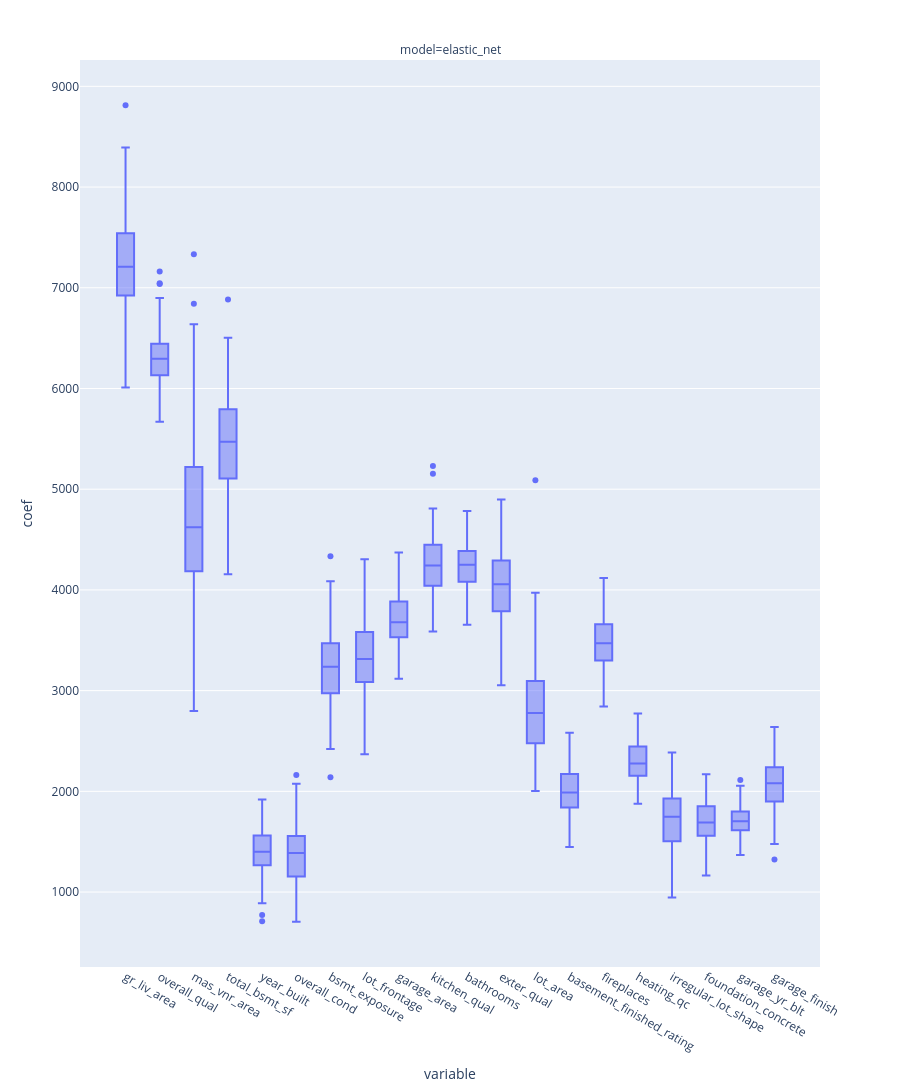

Notebook code cell kept with this figure:
### Code cell
# extract the coefficients for the top 20 variables from perturbed_std_coefs_combined and visualize their distributions using boxplots
top_20_coefs_df = perturbed_std_coefs_en.query('variable in @top_20_coefs_ls_all')

fig = px.box(top_20_coefs_df,
             x='variable',
             y='coef',
             facet_col='model',
             facet_col_wrap=1,
             height=1200,
             category_orders={'variable': top_20_coefs_ls_all})
fig.update_traces(width=0.5)
fig

### Figure 1 — Plotly figure (JSON) as saved in the notebook; plotly's stock layout.template omitted (floating-point values rounded to 4 significant figures; data arrays with more than 128 entries replaced by an {"elided": "..."} marker saying what was removed)
{"data": [{"alignmentgroup": "True", "hovertemplate": "model=elastic_net<br>variable=%{x}<br>coef=%{y}<extra></extra>", "legendgroup": "", "marker": {"color": "#636efa"}, "name": "", "notched": false, "offsetgroup": "", "orientation": "v", "showlegend": false, "type": "box", "width": 0.5, "x": {"elided": "2000 str values"}, "x0": " ", "xaxis": "x", "y": {"elided": "2000 float values"}, "y0": " ", "yaxis": "y"}], "layout": {"annotations": [{"font": {}, "showarrow": false, "text": "model=elastic_net", "x": 0.5, "xanchor": "center", "xref": "paper", "y": 1, "yanchor": "bottom", "yref": "paper"}], "boxmode": "group", "height": 1200, "legend": {"tracegroupgap": 0}, "margin": {"t": 60}, "xaxis": {"anchor": "y", "categoryarray": ["gr_liv_area", "overall_qual", "mas_vnr_area", "total_bsmt_sf", "year_built", "overall_cond", "bsmt_exposure", "lot_frontage", "garage_area", "kitchen_qual", "bathrooms", "exter_qual", "lot_area", "basement_finished_rating", "fireplaces", "heating_qc", "irregular_lot_shape", "foundation_concrete", "garage_yr_blt", "garage_finish"], "categoryorder": "array", "domain": [0, 1], "title": {"text": "variable"}}, "yaxis": {"anchor": "x", "domain": [0, 1], "title": {"text": "coef"}}}}
